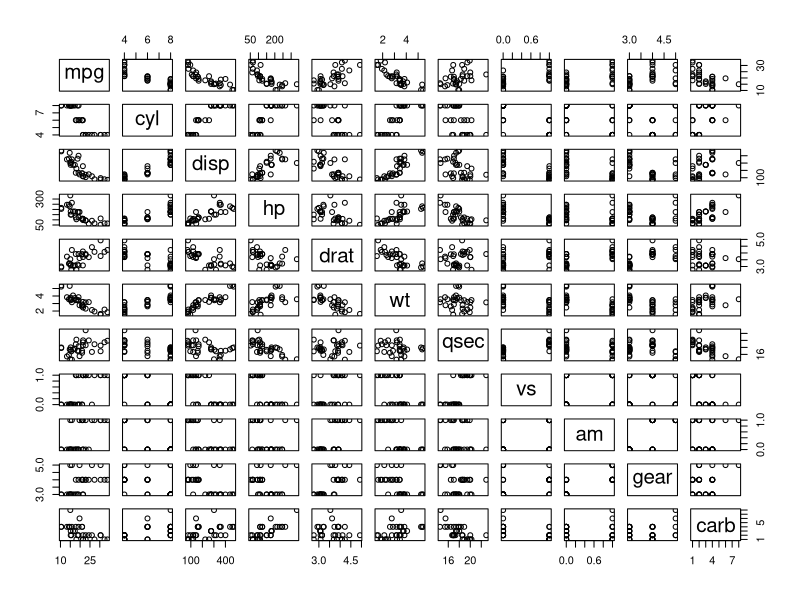
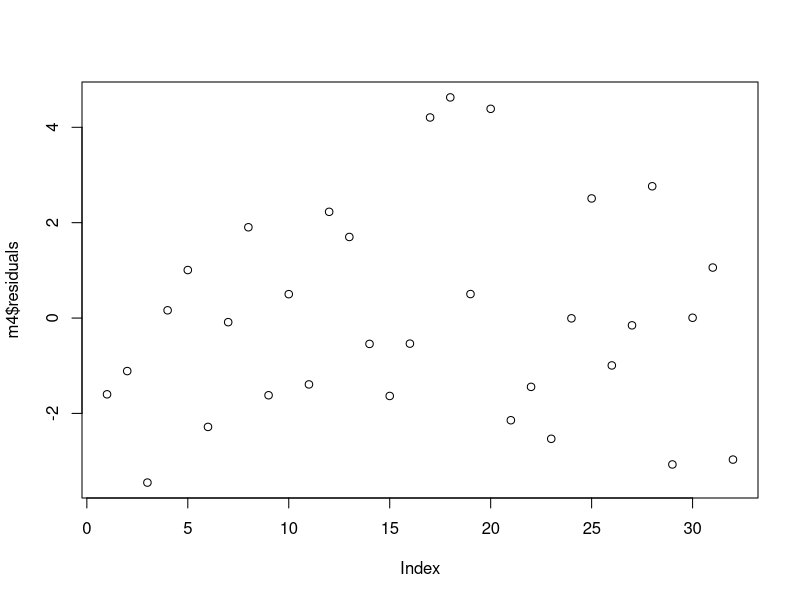

These figures' R source, in order:
## ---- chunk 1
head(mtcars)
summary(mtcars)
## ---- chunk 2
print(pairs(mtcars))
## ---- chunk 3
m1 <- lm(mpg ~ cyl+disp+hp+drat+wt, data=mtcars)
summary(m1)
## ---- chunk 4
m2 <- lm(mpg ~ cyl+disp+hp+drat+wt+gear, data=mtcars)
summary(m2)
## ---- chunk 5
m3 <- lm(mpg ~ cyl+disp+hp+drat+wt+gear+am, data=mtcars)
summary(m3)
## ---- chunk 6
m4 <- lm(mpg ~ ., data=mtcars)
summary(m4)
## ---- chunk 7
print(plot(m4$residuals))
## ---- chunk 8
ol <- rep(0,32)
ol[17]<-ol[18]<-ol[20]<-1
mtcars2 <- cbind(mtcars,ol)
m5 <- lm(mpg ~ ., data=mtcars2)
summary(m5)
